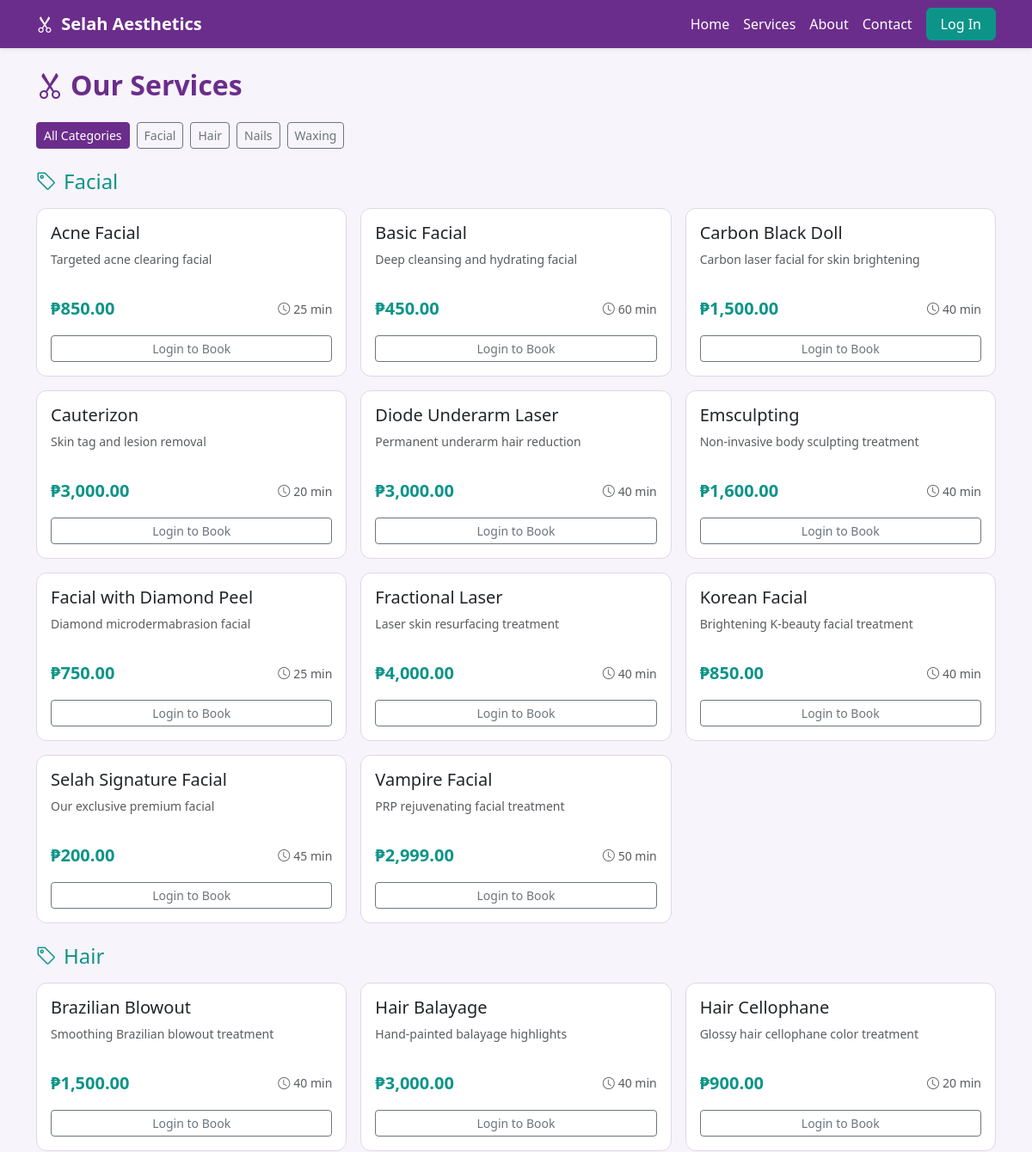
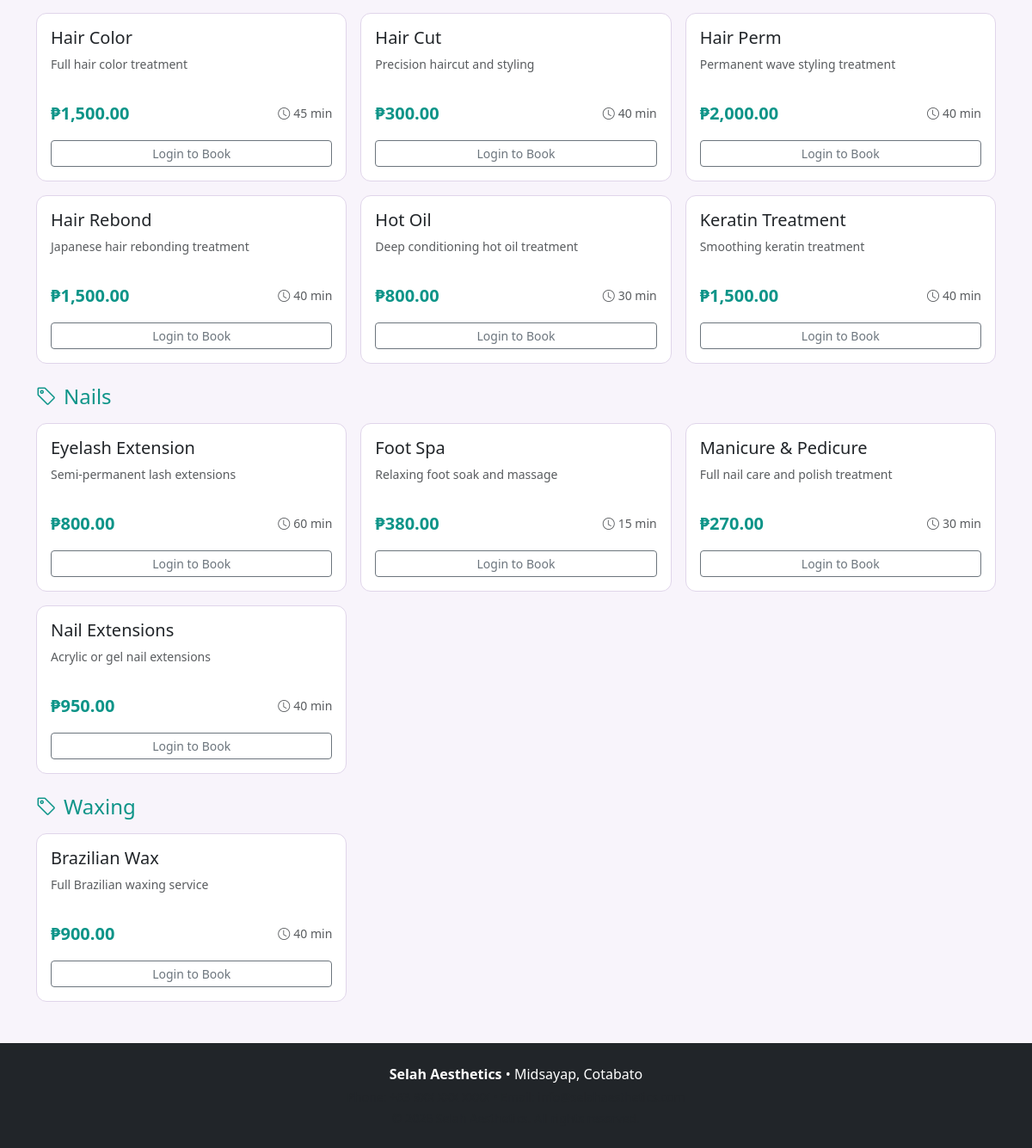
The app's page /public/services.php with its own data (2 pictures, top to bottom).
### tables this page shows
CREATE TABLE IF NOT EXISTS services (
  id               INT UNSIGNED     NOT NULL AUTO_INCREMENT,
  name             VARCHAR(100)     NOT NULL,
  description      TEXT             NULL,
  price            DECIMAL(10,2)    NOT NULL,
  duration_minutes SMALLINT UNSIGNED NOT NULL,
  category         VARCHAR(50)      NOT NULL,
  is_active        TINYINT(1)       NOT NULL DEFAULT 1,
  created_at       DATETIME         NOT NULL DEFAULT CURRENT_TIMESTAMP,
  PRIMARY KEY (id)
);

### modules/SessionGuard.php (called while the page is built, shortened)
<?php
class SessionGuard {
    public static function isClientLoggedIn(): bool {
        return ($_SESSION['role'] ?? '') === 'client';
    }
}

### public/services.php (the view, shortened to what this page needs)
<?php
require_once __DIR__ . '/../includes/header.php';
$db = getDB();
$categories = $db->query('SELECT DISTINCT category FROM services WHERE is_active = 1 ORDER BY category')->fetchAll(PDO::FETCH_COLUMN);
$selectedCategory = $_GET['category'] ?? 'all';
if ($selectedCategory !== 'all' && in_array($selectedCategory, $categories)) {
    $stmt = $db->prepare('SELECT * FROM services WHERE is_active = 1 AND category = ? ORDER BY name');
    $stmt->execute([$selectedCategory]);
} else {
    $stmt = $db->query('SELECT * FROM services WHERE is_active = 1 ORDER BY category, name');
    $selectedCategory = 'all';
}
$services = $stmt->fetchAll();
$grouped = [];
foreach ($services as $svc) {
    $grouped[$svc['category']][] = $svc;
}
?>
<div class="container my-4">
  <h2 class="fw-bold mb-4" style="color:var(--sa-purple)"><i class="bi bi-scissors me-2"></i>Our Services</h2>
  <div class="d-flex flex-wrap gap-2 mb-4">
    <a href="?category=all" class="btn <?= $selectedCategory==='all'?'btn-sa-primary':'btn-outline-secondary' ?> btn-sm">All Categories</a>
    <?php foreach ($categories as $cat): ?>
    <a href="?category=<?= urlencode($cat) ?>" class="btn <?= $selectedCategory===$cat?'btn-sa-primary':'btn-outline-secondary' ?> btn-sm"><?= htmlspecialchars($cat) ?></a>
    <?php endforeach; ?>
  </div>
  <?php if (empty($services)): ?>
    <div class="alert alert-info">No services are currently available. Please check back soon.</div>
  <?php else: ?>
    <?php foreach ($grouped as $category => $svcs): ?>
    <h4 class="mb-3 mt-4" style="color:var(--sa-teal)"><i class="bi bi-tag me-2"></i><?= htmlspecialchars($category) ?></h4>
    <div class="row g-3 mb-3">
      <?php foreach ($svcs as $svc): ?>
      <div class="col-md-4 col-sm-6">
        <div class="card card-sa h-100">
          <div class="card-body d-flex flex-column">
            <h5 class="card-title"><?= htmlspecialchars($svc['name']) ?></h5>
            <p class="text-muted small flex-grow-1"><?= htmlspecialchars($svc['description'] ?? 'Professional salon service.') ?></p>
            <div class="d-flex justify-content-between align-items-center mt-3">
              <span class="fw-bold fs-5" style="color:var(--sa-teal)">₱<?= number_format($svc['price'], 2) ?></span>
              <span class="text-muted small"><i class="bi bi-clock me-1"></i><?= $svc['duration_minutes'] ?> min</span>
            </div>
            <?php if (SessionGuard::isClientLoggedIn()): ?>
            <a href="<?= BASE_URL ?>/public/booking/step1_service.php?service_id=<?= $svc['id'] ?>"
               class="btn btn-sa-primary btn-sm mt-3">Book This Service</a>
            <?php else: ?>
            <a href="<?= BASE_URL ?>/public/auth/login.php" class="btn btn-outline-secondary btn-sm mt-3">Login to Book</a>
            <?php endif; ?>
          </div>
        </div>
      </div>
      <?php endforeach; ?>
    </div>
    <?php endforeach; ?>
  <?php endif; ?>
</div>
<?php require_once __DIR__ . '/../includes/footer.php'; ?>

### includes/header.php (shortened to what this page needs)
<?php
require_once __DIR__ . '/../modules/SessionGuard.php';
$currentUsername = htmlspecialchars($_SESSION['username'] ?? '', ENT_QUOTES, 'UTF-8');
$currentPage = basename($_SERVER['PHP_SELF']);
?>
<!DOCTYPE html>
<html lang="en">
<head>
  <link rel="stylesheet" href="https://cdn.jsdelivr.net/npm/bootstrap@5.3.0/dist/css/bootstrap.min.css">
  <link rel="stylesheet" href="https://cdn.jsdelivr.net/npm/bootstrap-icons@1.10.5/font/bootstrap-icons.css">
  <link rel="stylesheet" href="<?= BASE_URL ?>/assets/css/style.css">
</head>
<body>
<nav class="navbar navbar-expand-lg navbar-sa shadow-sm">
  <div class="container">
    <a class="navbar-brand fw-bold" href="<?= BASE_URL ?>/public/home.php">
      <i class="bi bi-scissors me-1"></i> Selah Aesthetics
    </a>
    <div class="collapse navbar-collapse" id="navMain">
      <ul class="navbar-nav ms-auto align-items-center">
        <li class="nav-item"><a class="nav-link<?= $currentPage==='home.php'?' active':'' ?>" href="<?= BASE_URL ?>/public/home.php">Home</a></li>
        <li class="nav-item"><a class="nav-link<?= $currentPage==='services.php'?' active':'' ?>" href="<?= BASE_URL ?>/public/services.php">Services</a></li>
        <li class="nav-item"><a class="nav-link" href="<?= BASE_URL ?>/public/home.php#about">About</a></li>
        <li class="nav-item"><a class="nav-link" href="<?= BASE_URL ?>/public/home.php#contact">Contact</a></li>
        <?php if (SessionGuard::isClientLoggedIn()): ?>
        <li class="nav-item"><a class="nav-link<?= $currentPage==='my_bookings.php'?' active':'' ?>" href="<?= BASE_URL ?>/public/my_bookings.php"><i class="bi bi-calendar-check me-1"></i>My Bookings</a></li>
        <li class="nav-item dropdown">
          <a class="nav-link dropdown-toggle" href="#" data-bs-toggle="dropdown">
            <i class="bi bi-person-circle me-1"></i><?= $currentUsername ?>
          </a>
          <ul class="dropdown-menu dropdown-menu-end">
            <li><a class="dropdown-item text-danger" href="<?= BASE_URL ?>/public/auth/logout.php"><i class="bi bi-box-arrow-right me-1"></i>Logout</a></li>
          </ul>
        </li>
        <?php else: ?>
        <li class="nav-item"><a class="btn btn-sa-teal ms-2 px-3" href="<?= BASE_URL ?>/public/auth/login.php">Log In</a></li>
        <?php endif; ?>
      </ul>
    </div>
  </div>
</nav>

### includes/footer.php (shortened to what this page needs)
<footer class="bg-dark text-white mt-5 py-4">
  <div class="container text-center">
    <p class="mb-1"><strong>Selah Aesthetics</strong> &bull; Midsayap, Cotabato</p>
    <p class="mb-1 text-muted small">Phone: +63 9XX XXX XXXX &bull; Email: info@selahaesthetics.com</p>
    <p class="mb-0 text-muted small">&copy; <?= date('Y') ?> Selah Aesthetics. All rights reserved.</p>
  </div>
</footer>
</body>
</html>

### assets/css/style.css (style rules this page uses)
:root { --sa-purple: #6B2D8B; --sa-purple-dark: #4a1f62; --sa-teal: #0D9488; --sa-teal-dark: #0a7a70; --sa-light: #f8f4fb; --sa-white: #ffffff; --sa-text: #2d2d2d; --sa-muted: #6c757d; --sa-border: #e0d5ea; }
body { font-family: 'Segoe UI', Tahoma, Geneva, Verdana, sans-serif; background-color: var(--sa-light); color: var(--sa-text); }
.navbar-sa { background-color: var(--sa-purple); }
.navbar-sa .navbar-brand, .navbar-sa .nav-link { color: var(--sa-white) !important; }
.btn-sa-primary { background-color: var(--sa-purple); border-color: var(--sa-purple); color: var(--sa-white); }
.btn-sa-teal { background-color: var(--sa-teal); border-color: var(--sa-teal); color: var(--sa-white); }
.card-sa { border: 1px solid var(--sa-border); border-radius: 12px; transition: box-shadow 0.2s; }

### records on screen
services: name "Acne Facial", description "Targeted acne clearing facial", price "850.00", duration_minutes "25"
services: name "Basic Facial", description "Deep cleansing and hydrating facial", price "450.00", duration_minutes "60"
services: name "Carbon Black Doll", description "Carbon laser facial for skin brightening", price "1,500.00", duration_minutes "40"
services: name "Cauterizon", description "Skin tag and lesion removal", price "3,000.00", duration_minutes "20"
services: name "Diode Underarm Laser", description "Permanent underarm hair reduction", price "3,000.00", duration_minutes "40"
services: name "Emsculpting", description "Non-invasive body sculpting treatment", price "1,600.00", duration_minutes "40"
services: name "Facial with Diamond Peel", description "Diamond microdermabrasion facial", price "750.00", duration_minutes "25"
services: name "Fractional Laser", description "Laser skin resurfacing treatment", price "4,000.00", duration_minutes "40"
services: name "Korean Facial", description "Brightening K-beauty facial treatment", price "850.00", duration_minutes "40"
services: name "Selah Signature Facial", description "Our exclusive premium facial", price "200.00", duration_minutes "45"
services: name "Vampire Facial", description "PRP rejuvenating facial treatment", price "2,999.00", duration_minutes "50"
services: name "Brazilian Blowout", description "Smoothing Brazilian blowout treatment", price "1,500.00", duration_minutes "40"
services: name "Hair Balayage", description "Hand-painted balayage highlights", price "3,000.00", duration_minutes "40"
services: name "Hair Cellophane", description "Glossy hair cellophane color treatment", price "900.00", duration_minutes "20"
services: name "Hair Color", description "Full hair color treatment", price "1,500.00", duration_minutes "45"
services: name "Hair Cut", description "Precision haircut and styling", price "300.00", duration_minutes "40"
services: name "Hair Perm", description "Permanent wave styling treatment", price "2,000.00", duration_minutes "40"
services: name "Hair Rebond", description "Japanese hair rebonding treatment", price "1,500.00", duration_minutes "40"
services: name "Hot Oil", description "Deep conditioning hot oil treatment", price "800.00", duration_minutes "30"
services: name "Keratin Treatment", description "Smoothing keratin treatment", price "1,500.00", duration_minutes "40"
services: name "Eyelash Extension", description "Semi-permanent lash extensions", price "800.00", duration_minutes "60"
services: name "Foot Spa", description "Relaxing foot soak and massage", price "380.00", duration_minutes "15"
services: name "Manicure & Pedicure", description "Full nail care and polish treatment", price "270.00", duration_minutes "30"
services: name "Nail Extensions", description "Acrylic or gel nail extensions", price "950.00", duration_minutes "40"
services: name "Brazilian Wax", description "Full Brazilian waxing service", price "900.00", duration_minutes "40"

### other values on screen
$cat "Facial"
$cat "Hair"
$cat "Nails"
$cat "Waxing"
$category "Facial"
$category "Hair"
$category "Nails"
$category "Waxing"
